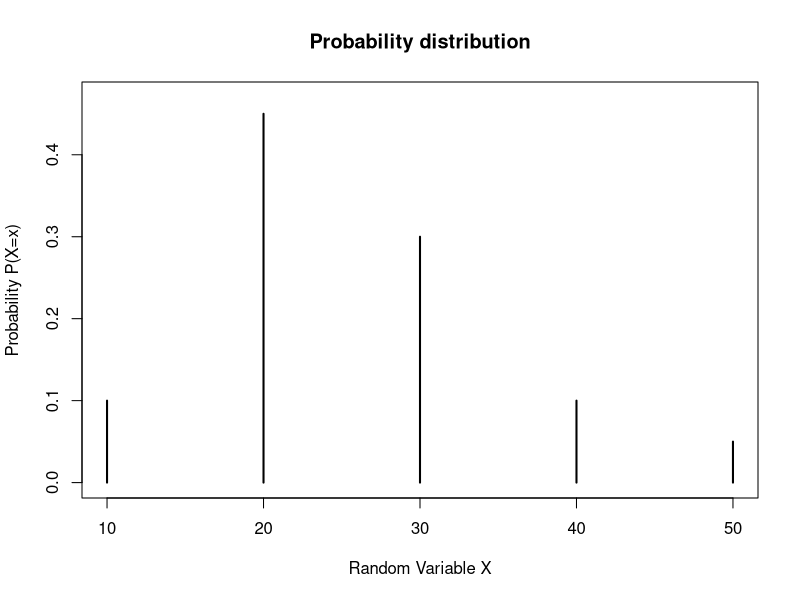
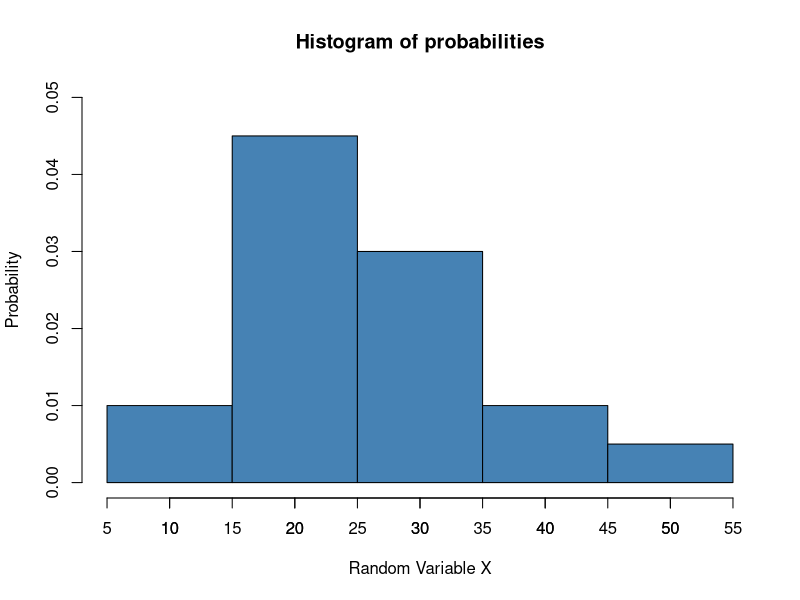
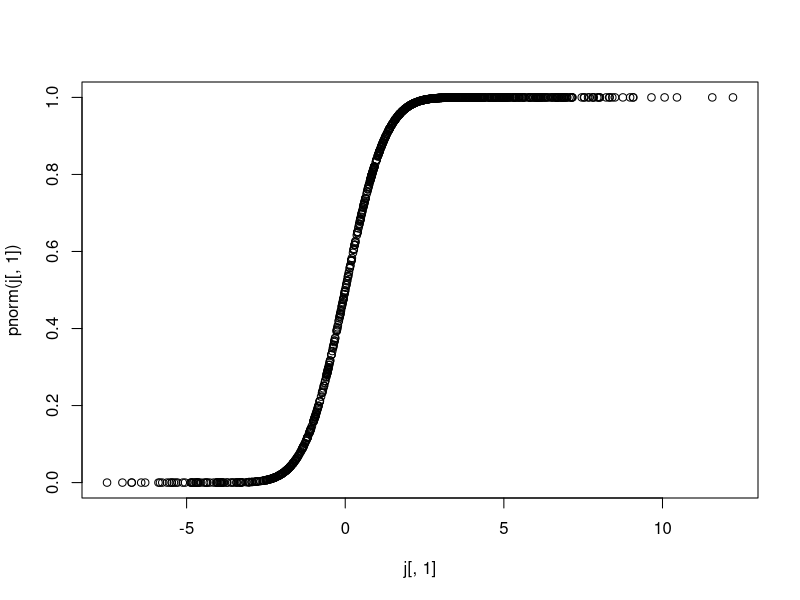
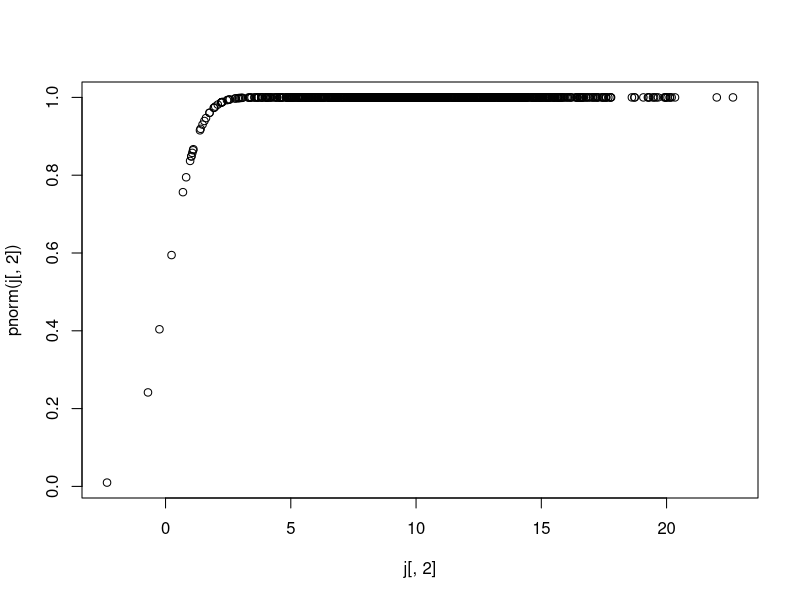
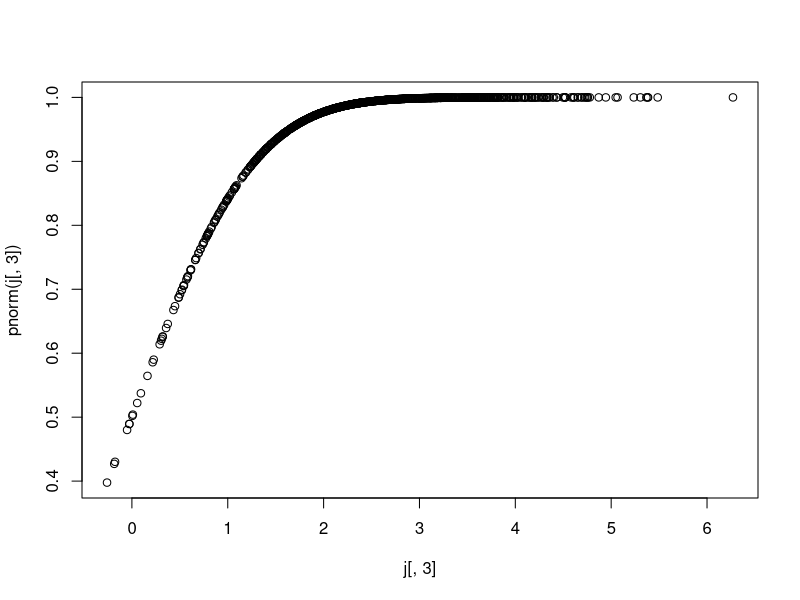
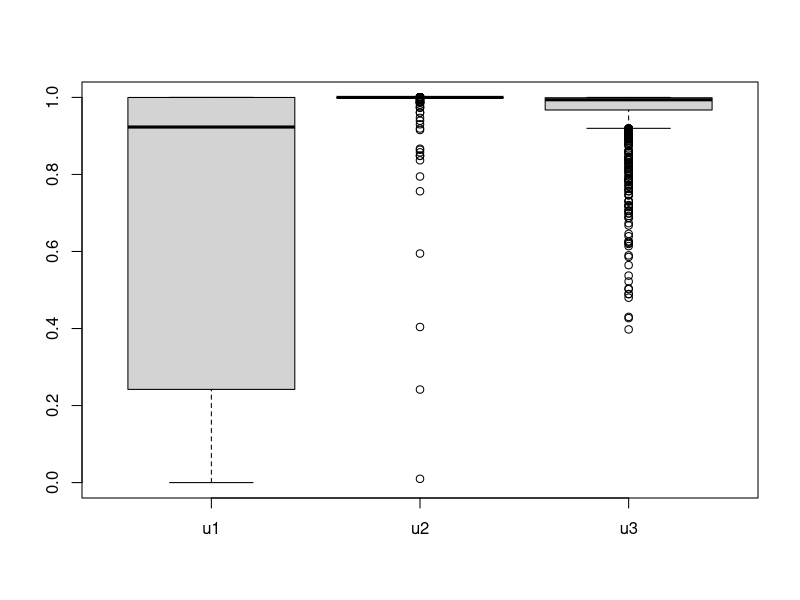
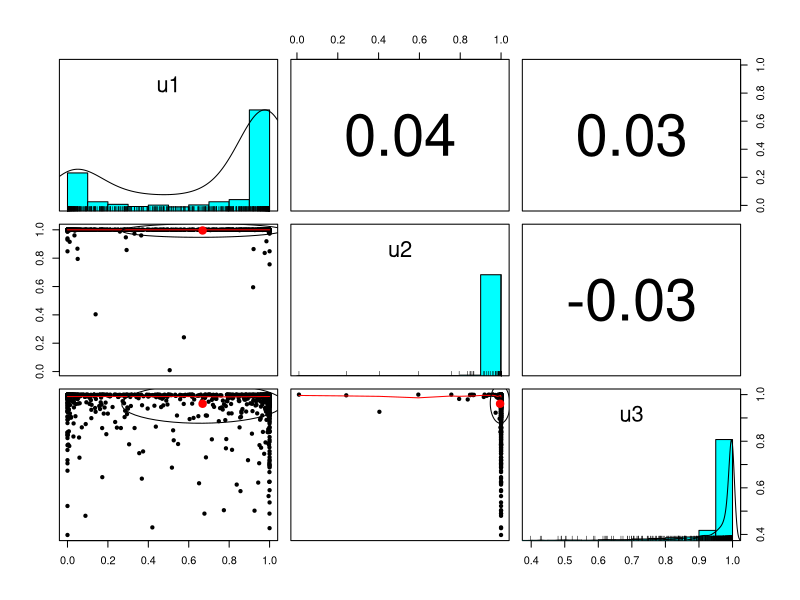
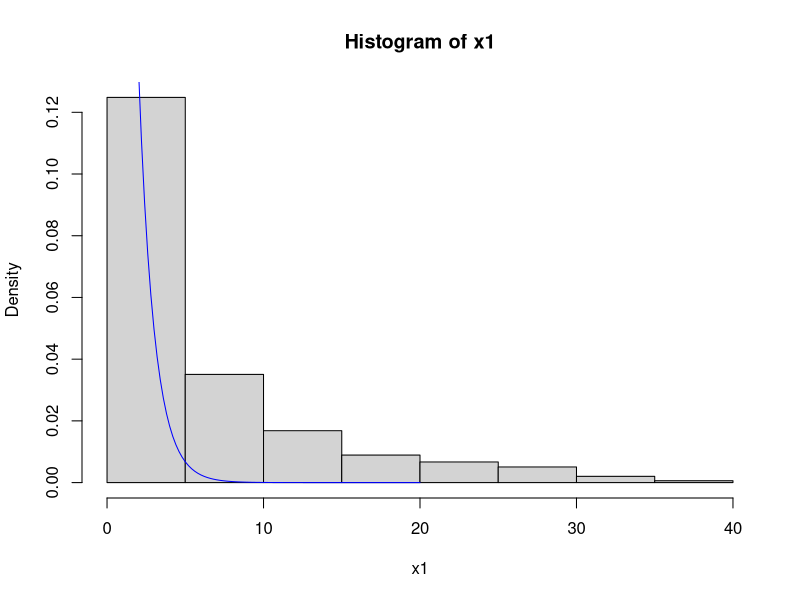

Here is the R script that generated these plots, in order:
## ---- chunk 1
library(psych)
library(ggplot2)
## ---- chunk 2
X <- c(10, 20, 30, 40, 50)
p_X <- c(0.10, 0.45, 0.30, 0.10, 0.05)

plot(X, p_X, type="h", main = "Probability distribution",
     xlab="Random Variable X",ylab="Probability P(X=x)",
     font=1,font.lab=1, lwd = 2, ylim = c(0, 0.47))
## ---- chunk 3
data <- rep(X, times = p_X * 100)

hist(data, breaks = c(5, 15, 25, 35, 45, 55), ylim = c(0, 0.05),
     freq = FALSE, col = "#4682B4", border = "black",
     main = "Histogram of probabilities",
     xlab = "Random Variable X", ylab = "Probability")
axis(1, at = seq(5, 55, by = 5), labels = seq(5, 55, by = 5))

## ---- chunk 4
gera.mult.chol<-function(v.medias, sigma, iteracoes)
  {
  mu<-v.medias
  fc<-chol(sigma) #matriz da cholesky
  iter<-iteracoes
  p<-length(fc[1,])
  variaveis<-matrix(99,iter,p)
  for (i in 1:iter)
    {
    #gerar o vetor z a partir da distribuicao desejada, de dimencao px1
    z<-rnorm(p) #usando aqui a distribuicao normal(0,1)
    #obter o vetor multivariado, de dimensao px1, fazendo
    variaveis[i,]<-mu+t(fc)%*%z #mu eh um vetor de medias px1
    }
  return(variaveis)
  }
## ---- chunk 5
u <- c(1.5, 10, 2.5) # Adjusted means for X, Y, and Z
sigma <- matrix(c(10, 2, 0.3,
                  2, 16, -0.5,
                 0.3, -0.5, 1), ncol = 3) # Covariance matrix
## ---- chunk 6
set.seed(123)
j <- gera.mult.chol(v.medias = u, sigma = sigma, iteracoes = 1000)
cov(j)
## ---- chunk 7
sigma
## ---- chunk 8
cov(j)
## ---- chunk 9
# usar o método da transformação inversa
u1<-pnorm(j[,1])
plot(j[,1],pnorm(j[,1]))
u2<-pnorm(j[,2])

plot(j[,2],pnorm(j[,2]))
u3<-pnorm(j[,3])
plot(j[,3],pnorm(j[,3]))
# obter a matriz de v.a. uniformemente distribuidas
u<-cbind(u1,u2,u3)
head(u)
summary(u)
boxplot(u)
pairs.panels(u)
## ---- chunk 10
#supor as novas variaveis de interesse. Fazer x = F^-1(u)
#exponencial
x1<-qexp(u1)
hist(x1,prob=T)
curve(dexp(x),0,20,add=T,col="blue")
#normal
x2<-qnorm(u2,10,4)
hist(x2,prob=T)
curve(dnorm(x,4,2),-6,15,add=T,col="blue")
#t  
# x3<-qt(u3, df = 5)
# hist(x3,prob=T)
# curve(dt(x,5),-5, 5,add=T,col="blue")
x3<-ifelse(u3<1/3,2,4) #supondo uma v.a.d onde x=2 com prob 1/3 e x=4 com prob 2/3
plot(table(x3)/length(x3))
# x3 <- sqrt(u3)
## ---- chunk 11
breaks <- quantile(j[, 3], probs = c(0, 0.1, 0.3, 0.6, 1)) 

# Transformar os valores contínuos em categorias 1, 2, 3, 4
j[, 3] <- cut(j[, 3], breaks = breaks, labels = 1:4, include.lowest = TRUE)

# Converter para valores numéricos
j[, 3] <- as.numeric(j[, 3])
## ---- chunk 12
j[, 1] <- pnorm(j[,1])

# Aplicar a inversa da CDF para ajustar à distribuição X ~ 3x^2
j[, 1] <- j[, 1]^(1/3)

# Ajustar os valores para o intervalo (0, 3)
j[, 1] <- j[, 1] * 3
## ---- chunk 13
X <- c(2, 5, 3, 7, 6, 6, 5, 6, 7, 9)
X <- sort(X)
prob_ac <- cumsum(table(X)/length(X))
plot(ecdf(prob_ac), xlim = c(0,1),
main = "Discrete empirical distribution")
## ---- chunk 14
sim <- NULL
for (i in 1:10000)
  {
  u <- runif(1)
  sim[i] <- as.numeric(names(which(u <= prob_ac)[1]))
}
plot(ecdf(cumsum(table(sim)/length(sim))), xlim = c(0,1),
main = "Discrete empirical distribution (10000 simulations)")
## ---- chunk 15
y_sim = NULL
u = NULL
for (i in 1:10000) {
u[i] = runif(1)
P = (length(X)-1)*u[i]
I = floor(P)+1
y_sim[i] = X[I] + (P-I+1) * (X[I+1]-X[I])
}
plot(y_sim, u, main = "Continuous empirical distribution (10000 simulations)",
xlab = "Simulated values", ylab = "F(x)")
## ---- chunk 16
iter<-1000
X<-NULL
for (i in 1:iter)
  {
  k<-10
  z<-rnorm(k)
  X[i]<-sum(z^2)
}
## ---- chunk 17
ggplot() +
  geom_histogram(aes(x = X, after_stat(density)), color = "black") +
  stat_function(fun = function(x) dchisq(x,k), color = "tomato", linewidth = 1.5) +
  ylab("Density") +
  theme_bw()
## ---- chunk 18
mean(X)
## ---- chunk 19
mean(X^2) - mean(X)^2
## ---- chunk 20
iter<-1000
X<-NULL
mu = 10
vari = 8
for (i in 1:iter)
  {
  k<-10
  z<-rnorm(k, mean = mu, sd = sqrt(vari))
  X[i]<-sum(z^2)
}
## ---- chunk 21
ggplot() +
  geom_histogram(aes(x = X, y = after_stat(density)), color = "black") +
  stat_function(fun = function(x) dchisq(x,k), color = "tomato", linewidth = 1.5) +
  xlim(0, max(X)) +
  ylab("Density") +
  theme_bw()
## ---- chunk 22
mean(X)
## ---- chunk 23
mean(X^2) - mean(X)^2
## ---- chunk 24
iter<-1000
X<-NULL
mu <- 10
vari <- 8
for (i in 1:iter)
  {
  k<-10 
  z<-rnorm(k, mean = mu, sd = sqrt(vari))
  X[i]<-sum((z-mu)^2)/vari
}
## ---- chunk 25
ggplot() +
  geom_histogram(aes(x = X, y = after_stat(density)), color = "black") +
  stat_function(fun = function(x) dchisq(x,k), color = "tomato", linewidth = 1.5) +
  xlim(0, max(X)) +
  ylab("Density") +
  theme_bw()
## ---- chunk 26
mean(X)
## ---- chunk 27
mean(X^2) - mean(X)^2
## ---- chunk 28
iter <- 10000
k <- 25
z <- rnorm(iter)
chi <- rchisq(iter, df = 25)
X <- z/sqrt(chi/k)
## ---- chunk 29
ggplot() +
  geom_histogram(aes(x = X, after_stat(density)), color = "black") +
  stat_function(fun = function(x) dt(x,k), color = "tomato",linewidth = 1.5) +
  ylab("Density") +
  theme_bw()
## ---- chunk 30
mean(X)
## ---- chunk 31
mean(X^2) - mean(X)^2
## ---- chunk 32
iter <- 10000
k <- 25
mu <- 10
vari <- 8
z <- rnorm(iter, mean = mu, sd = sqrt(vari))
chi <- rchisq(iter, df = 25)
X <- z/sqrt(chi/k)
## ---- chunk 33
ggplot() +
  geom_histogram(aes(x = X, after_stat(density)), color = "black") +
  stat_function(fun = function(x) dt(x,k), color = "tomato", linewidth = 1.5) +
  ylab("Density") +
  theme_bw()
## ---- chunk 34
mean(X)
## ---- chunk 35
mean(X^2) - mean(X)^2
## ---- chunk 36
iter <- 10000
k <- 25
mu <- 10
vari <- 8
X <- NULL
for (i in 1:iter)
  {
  z <- rnorm(k, mean = mu, sd = sqrt(vari))
  X[i] <- (mean(z) - mu)/(sqrt(vari)/sqrt(k))
}
## ---- chunk 37
ggplot() +
  geom_histogram(aes(x = X, after_stat(density)), color = "black") +
  stat_function(fun = function(x) dt(x, k-1),
                color = "tomato", linewidth = 1.5) +
  ylab("Density") +
  theme_bw()
## ---- chunk 38
mean(X)
## ---- chunk 39
mean(X^2) - mean(X)^2
## ---- chunk 40
iter <- 10000
k <- 25
mu <- 10
vari <- 8
X <- NULL
for (i in 1:iter)
  {
  z = rpois(k, lambda = mu)
  X[i] = (mean(z) - mu)/(sqrt(vari)/sqrt(k))
}
## ---- chunk 41
ggplot() +
  geom_histogram(aes(x = X, after_stat(density)), color = "black") +
  stat_function(fun = function(x) dt(x, k-1), color = "tomato", linewidth = 1.5) +
  ylab("Density") +
  theme_bw()
## ---- chunk 42
mean(X)
## ---- chunk 43
mean(X^2) - mean(X)^2
## ---- chunk 44
iter <- 10000
u <- 25
v <- 20
chi.u <- rchisq(iter, u)
chi.v <- rchisq(iter, v)
Fcalc <- (chi.u/u)/(chi.v/v)
## ---- chunk 45
ggplot() +
  geom_histogram(aes(x = Fcalc, after_stat(density)), color = "black") +
  stat_function(fun = function(x) df(x, u-1, v-1),
                color = "tomato", linewidth = 1.5) +
  ylab("Density") +
  theme_bw()

ks.test(Fcalc, "pf", df1 = u - 1, df2 = v - 1)
## ---- chunk 46
iter <- 10000
n1 <- 100
var1 <- 10
n2 <- 120
var2 <- 10
Fcalc <- NULL

for (i in 1:iter) {
  amostra1 <- rnorm(n1, 0, sqrt(var1))
  amostra2 <- rnorm(n2, 0, sqrt(var2))
  Fcalc[i] <- var(amostra1) / var(amostra2)
}
## ---- chunk 47
ggplot() +
  geom_histogram(aes(x = Fcalc, after_stat(density)), color = "black") +
  stat_function(fun = function(x) df(x, n1-1, n2-1),
                color = "tomato", linewidth = 1.5) +
  ylab("Density") +
  theme_bw()

ks.test(Fcalc, "pf", df1 = n1 - 1, df2 = n2 - 1)
## ---- chunk 48
set.seed(25)
iter <- 10000
n1 <- 100
n2 <- 120
Fcalc <- NULL
for (i in 1:iter)
  {
  weibull1 <- rweibull(n1, shape = 5, scale = 20)
  weibull2 <- rweibull(n2, shape = 5, scale = 20)
  Fcalc[i] <- var(weibull1)/var(weibull2)
}
## ---- chunk 49
ggplot() +
  geom_histogram(aes(x = Fcalc, after_stat(density)), color = "black") +
  stat_function(fun = function(x) df(x, n1-1, n2-1),
                color = "tomato",linewidth = 1.5) +
  ylab("Density") +
  theme_bw()

ks.test(Fcalc, "pf", df1 = n1 - 1, df2 = n2 - 1)
